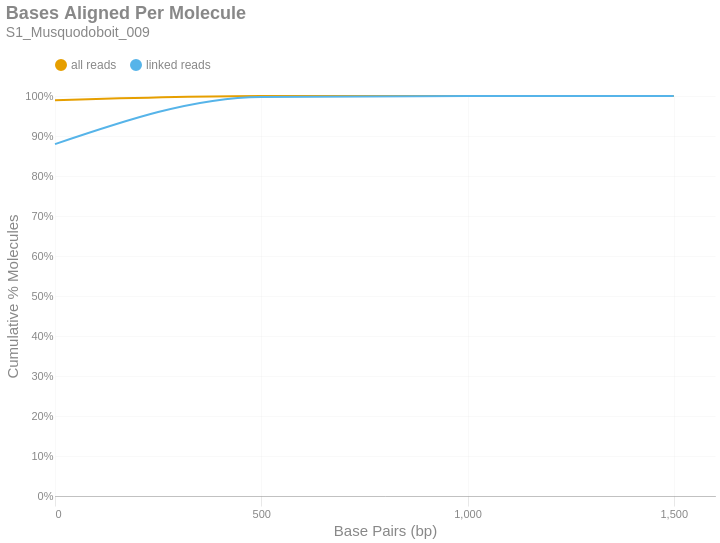

Notebook cell for this chart:
### Markdown cell above
### Bases Aligned Per Molecule
This is a cumulative frequency distribution showing the number of base pairs aligned per unique molecule. These data are shown in 500 bp bins. There are two distributions: one with `all reads` (yellow) and another with only `linked reads` (blue). The percent of molecules in the `linked reads` distribution is relative to the total number of linked molecules.

### Code cell
if SKIPLR:
    print_html(f"Skipped")
else:
    binned_df = consolidated_hist(valids['aligned_bp'], mask, 500, True)
    with SafeRender(binned_df):
        (
            density_plot(binned_df, 'Bases Aligned Per Molecule', samplename, 'basesper')
            .encode(
                x=alt.X('bin:Q', title="Base Pairs (bp)").axis(tickMinStep=500).scale(padding=0),
                y=alt.Y('value:Q', title='Cumulative % Molecules')
                    .axis(format='%')
                    .scale(domain = [0,1])
                    .stack(False),
                color=alt.Color("key:N").scale(domain = ["all reads", "linked reads"]),
                tooltip = [
                    alt.Tooltip("key:N", title = "Data Type"),
                    alt.Tooltip("range_label:N", title="Bases Aligned Per Molecule"),
                    alt.Tooltip("value:Q", format = ".2%", title="% Molecules (Cum.)")
                ]
            )
        ).display()

### Figure 1 — Vega-Lite specification as saved in the notebook (floating-point values rounded to 4 significant figures)
{"width": "container", "height": 400, "config": {"title": {"anchor": "start", "dy": -15, "fontSize": 18, "color": "#888888", "subtitleColor": "#888888", "subtitleFontSize": 14}, "arc": {"fill": "#0072B2"}, "axis": {"domainColor": "#888888", "domainWidth": 0.5, "gridWidth": 0.2, "grid": false, "titleFontWeight": 400, "titleFontSize": 15, "labelFontSize": 11, "labelColor": "#888888", "tickColor": "#888888", "tickWidth": 0.2, "titleColor": "#888888"}, "axisBand": {"grid": false}, "axisX": {"grid": true, "tickSize": 10, "domainCap": "round"}, "axisY": {"domain": false, "grid": true, "tickSize": 0, "domainCap": "round"}, "background": "transparent", "header": {"labelFontSize": 15, "labelColor": "#888888", "titleFontSize": 15, "titleFontWeight": 600, "titleColor": "#888888"}, "legend": {"labelFont": "sans-serif", "labelFontSize": 12, "labelColor": "#888888", "symbolSize": 100, "symbolType": "circle", "titleFontSize": 12, "titlePadding": 10, "titleColor": "#888888", "title": null, "orient": "top"}, "range": {"category": ["#E69F00", "#56B4E9", "#009E73", "#F0E442", "#0072B2", "#D55E00", "#CC79A7", "#000000"], "diverging": ["#cfe8f3", "#a2d4ec", "#73bfe2", "#46abdb", "#1696d2", "#12719e"]}, "area": {"fill": "#0072B2", "fillOpacity": 0.7, "line": true, "strokeOpacity": 0.7}, "line": {"color": "#0072B2", "stroke": "#0072B2", "strokeWidth": 2}, "trail": {"color": "#0072B2", "stroke": "#0072B2", "strokeWidth": 0, "size": 1}, "point": {"filled": true, "fillOpacity": 1.0, "size": 95}, "text": {"color": "#888888", "fontSize": 11, "align": "right", "fontWeight": 400, "size": 11}, "bar": {"fill": "#0072B2", "stroke": null}, "view": {"stroke": null, "continuousWidth": 660, "continuousHeight": 400}}, "data": {"name": "data-d4930ce7cdc8f7c753c008e82f094d1e"}, "mark": {"type": "line", "interpolate": "monotone", "point": {"opacity": 0, "size": 275}}, "encoding": {"color": {"field": "key", "scale": {"domain": ["all reads", "linked reads"]}, "type": "nominal"}, "tooltip": [{"field": "key", "title": "Data Type", "type": "nominal"}, {"field": "range_label", "title": "Bases Aligned Per Molecule", "type": "nominal"}, {"field": "value", "format": ".2%", "title": "% Molecules (Cum.)", "type": "quantitative"}], "x": {"axis": {"tickMinStep": 500}, "field": "bin", "scale": {"padding": 0}, "title": "Base Pairs (bp)", "type": "quantitative"}, "y": {"axis": {"format": "%"}, "field": "value", "scale": {"domain": [0, 1]}, "stack": false, "title": "Cumulative % Molecules", "type": "quantitative"}}, "params": [{"name": "param_c36ac31b6afebe62", "select": {"type": "point", "fields": ["key"]}, "bind": "legend"}], "title": {"text": "Bases Aligned Per Molecule", "subtitle": "S1_Musquodoboit_009"}, "transform": [{"fold": ["all reads (cumsum)", "linked reads (cumsum)"]}, {"calculate": "replace(datum.key, ' (cumsum)', '')", "as": "key"}, {"filter": {"param": "param_c36ac31b6afebe62"}}], "usermeta": {"embedOptions": {"downloadFileName": "S1_Musquodoboit_009.basesper"}}, "$schema": "https://vega.github.io/schema/vega-lite/v6.1.0.json", "datasets": {"data-d4930ce7cdc8f7c753c008e82f094d1e": [{"bin": "0.0", "interval": "0.0-500.0", "all reads": 0.9894, "linked reads": 0.8796, "all reads (cumsum)": 0.9894, "linked reads (cumsum)": 0.8796, "range_label": "0-499"}, {"bin": "500.0", "interval": "500.0-1000.0", "all reads": 0.01036, "linked reads": 0.118, "all reads (cumsum)": 0.9998, "linked reads (cumsum)": 0.9976, "range_label": "500-999"}, {"bin": "1000.0", "interval": "1000.0-1500.0", "all reads": 0.0002221, "linked reads": 0.002335, "all reads (cumsum)": 1.0, "linked reads (cumsum)": 0.9999, "range_label": "1000-1499"}, {"bin": "1500.0", "interval": "1500.0-2000.0", "all reads": 6.347e-06, "linked reads": 6.102e-05, "all reads (cumsum)": 1.0, "linked reads (cumsum)": 1.0, "range_label": "1500-1999"}]}}
